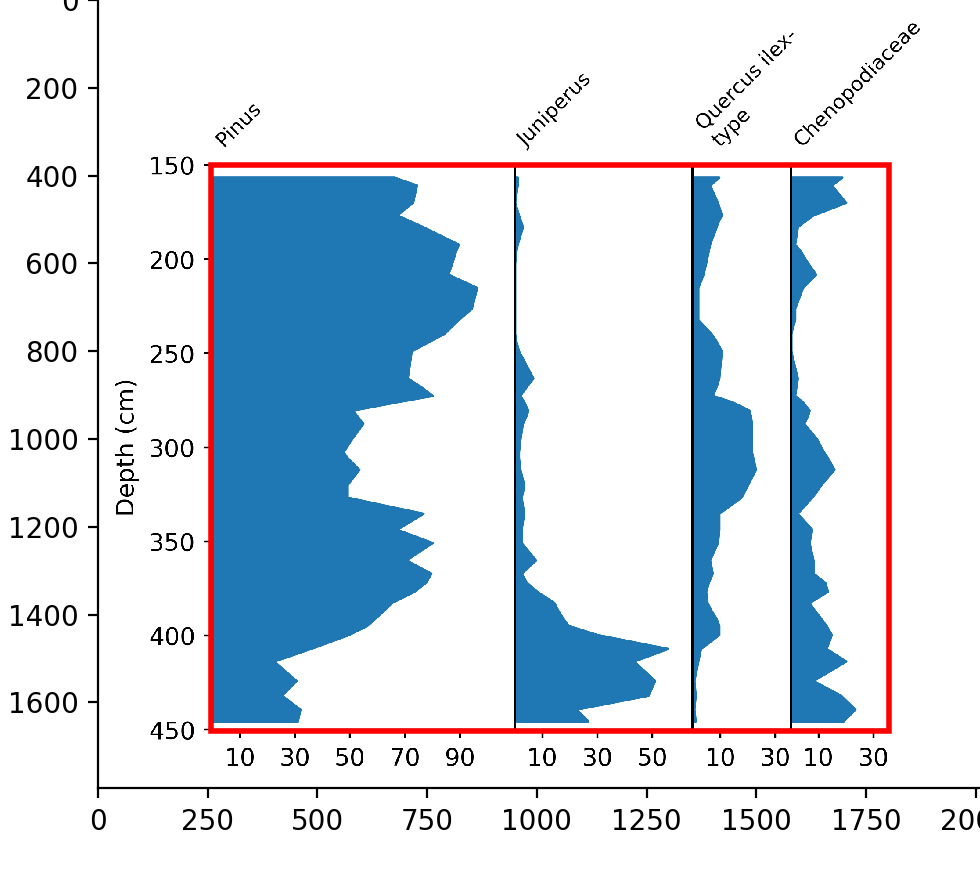
#> input picture straditize/straditize/widgets/tutorial/beginner/data-part.png, 980 x 876 px
$ python -i segmentation.py   (imports and definitions only)
#> lines starting #> are read from the running program, lines starting #| are printed output that depends on the picture
# -*- coding: utf-8 -*-
"""Shared segmentation helpers used by data readers.

This module centralizes image segmentation logic so reader classes can focus on
state handling and digitization orchestration.
"""
from __future__ import division

import re

import matplotlib.colors as mcol
import numpy as np
import six
import skimage.morphology as skim
from scipy.ndimage import convolve
from skimage.filters import threshold_otsu


READER_SCHEMA_VERSION = 2

EXTRACTION_MODES = {
    'standard': 'standard',
    'light-overlay-white': 'light-overlay-white',
    'light overlay on white background': 'light-overlay-white',
    'dark-ink-light': 'dark-ink-light',
    'dark ink on light background': 'dark-ink-light',
    'light-ink-dark': 'light-ink-dark',
    'light ink on dark background': 'light-ink-dark',
}

SEGMENTATION_MODES = {
    'auto': 'auto',
    'guided': 'guided',
}

EXAGGERATION_MERGE_MODES = {
    'selected-priority': 'selected-priority',
    'selected region priority': 'selected-priority',
    'threshold-legacy': 'threshold-legacy',
    'threshold merge (legacy)': 'threshold-legacy',
}


def _unique_preserve_order(values):
    seen = set()
    ret = []
    for value in values:
        if value not in seen:
            ret.append(value)
            seen.add(value)
    return ret


def _iter_color_tokens(target_colors):
    if target_colors is None:
        return
    if isinstance(target_colors, six.string_types):
        target_colors = [target_colors]
    for color in target_colors:
        if color is None:
            continue
        text = six.text_type(color).strip()
        if not text:
            continue
        for token in re.split(r'[\s,;]+', text):
            token = token.strip()
            if token:
                yield token


def normalize_extraction_mode(extraction_mode):
    if extraction_mode is None:
        extraction_mode = 'standard'
    key = six.text_type(extraction_mode).strip().lower()
    try:
        return EXTRACTION_MODES[key]
    except KeyError:
        raise ValueError('Unknown extraction mode: %s' % extraction_mode)


def normalize_segmentation_mode(segmentation_mode):
    if segmentation_mode is None:
        segmentation_mode = 'auto'
    key = six.text_type(segmentation_mode).strip().lower()
    try:
        return SEGMENTATION_MODES[key]
    except KeyError:
        raise ValueError('Unknown segmentation mode: %s' % segmentation_mode)


# [8 lines left out: function normalize_exaggeration_merge_mode, not called in this run]


def normalize_target_colors(target_colors):
    normalized = []
    for token in _iter_color_tokens(target_colors):
        text = token[1:] if token.startswith('#') else token
        if len(text) != 6 or re.search(r'[^0-9A-Fa-f]', text):
            raise ValueError('Invalid target color: %s' % token)
        normalized.append('#' + text.upper())
    return _unique_preserve_order(normalized)


# [7 lines left out: function target_color_rgb, not called in this run]


def circular_hue_distance(hue, reference):
    diff = np.abs(hue - reference)
    return np.minimum(diff, 1.0 - diff)


# [74 lines left out: functions dominant_overlay_hue, guided_target_color_mask, guided_target_hue_family_mask, light_overlay_colored_mask, _remove_objects_smaller_than, not called in this run]


def build_foreground(arr, threshold=230 * 3, extraction_mode='standard',
                     segmentation_mode='auto', target_colors=None,
                     guided_min_pixels=12):
    """Return a foreground mask with optional guided color constraints."""
    extraction_mode = normalize_extraction_mode(extraction_mode)
    segmentation_mode = normalize_segmentation_mode(segmentation_mode)
    target_colors = normalize_target_colors(target_colors)
    arr = np.asarray(arr)
    rgb = arr[..., :3]
    alpha = arr[..., -1] > 0 if arr.shape[-1] > 3 else np.ones(
        arr.shape[:2], dtype=bool)

    if extraction_mode in ['standard', 'dark-ink-light', 'light-ink-dark']:
        auto_foreground = alpha & (rgb.sum(axis=-1) <= threshold)
    elif extraction_mode == 'light-overlay-white':
        bright = rgb.sum(axis=-1) > threshold
        colored = light_overlay_colored_mask(rgb)
        auto_foreground = alpha & (~bright | colored)
    else:
        auto_foreground = alpha & (rgb.sum(axis=-1) <= threshold)

    if segmentation_mode != 'guided' or not target_colors:
        return auto_foreground

    rgb_float = np.asarray(rgb, dtype=float)
    target_mask = guided_target_color_mask(rgb_float, target_colors)
    guided = auto_foreground & target_mask
    if guided.sum() >= guided_min_pixels:
        return guided

    # Fallback for background conflicts: keep target components that are
    # adjacent to the auto foreground.
    labels = skim.label(target_mask, connectivity=2)
    if labels.max() == 0:
        return guided
    dilated_auto = skim.dilation(
        auto_foreground, footprint=np.ones((3, 3), dtype=bool))
    touching = labels[dilated_auto & (labels > 0)]
    touching = np.unique(touching[touching > 0])
    if not len(touching):
        return guided
    fallback = np.isin(labels, touching)
    fallback = fallback & (auto_foreground | dilated_auto)
    fallback = _remove_objects_smaller_than(fallback, 6)
    if fallback.sum() >= guided_min_pixels:
        return fallback
    return guided


# [259 lines left out: functions split_primary_exagg, trace_area_profile, trace_bar_profile, _fill_short_gaps, trace_line_center, not called in this run]

>>> import cv2
>>> picture = cv2.imread('widgets/tutorial/beginner/data-part.png', cv2.IMREAD_GRAYSCALE)
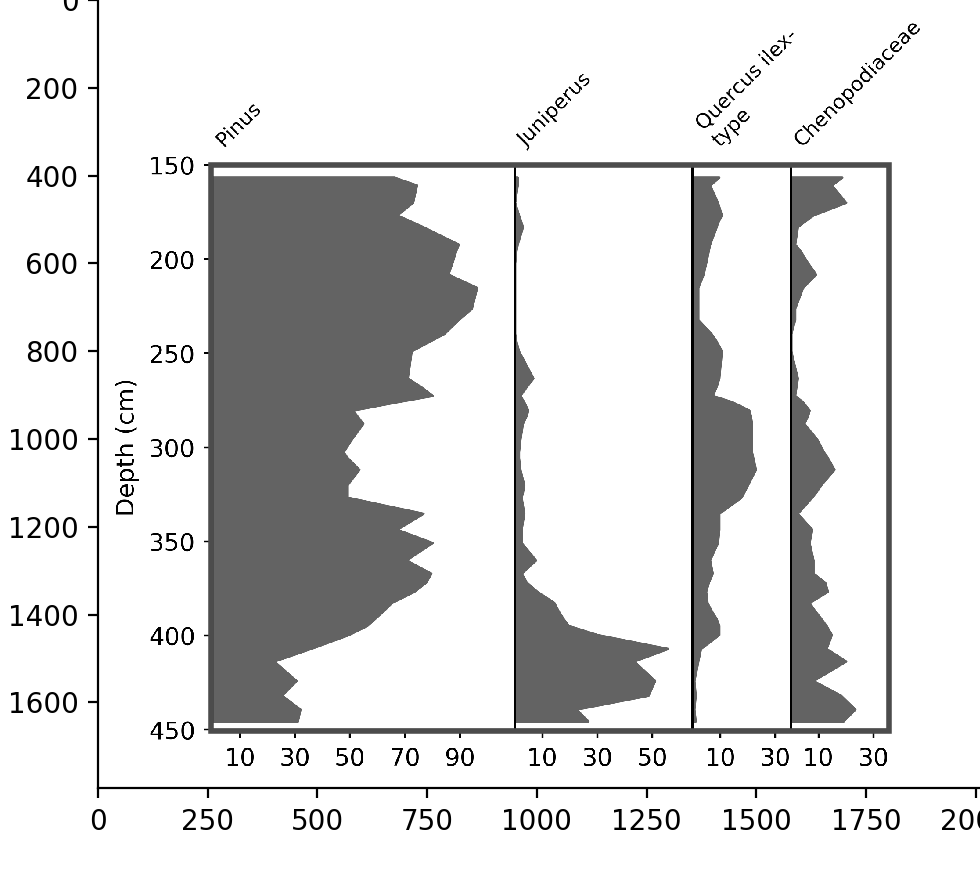
#> picture: shape (876, 980); min 0, max 255, mean 220.4
>>> result = build_foreground(picture)
#> in build_foreground, `rgb = arr[..., :3]`: rgb = 876 rows, first 8: [255, 255, 255], [255, 255, 255], [255, 255, 255], [255, 255, 255], [255, 255, 255], [255, 255, 255], [255, 255, 255], [255, 255, 255]

$ run again, on straditize/straditize/widgets/tutorial/beginner/beginner-tutorial.png
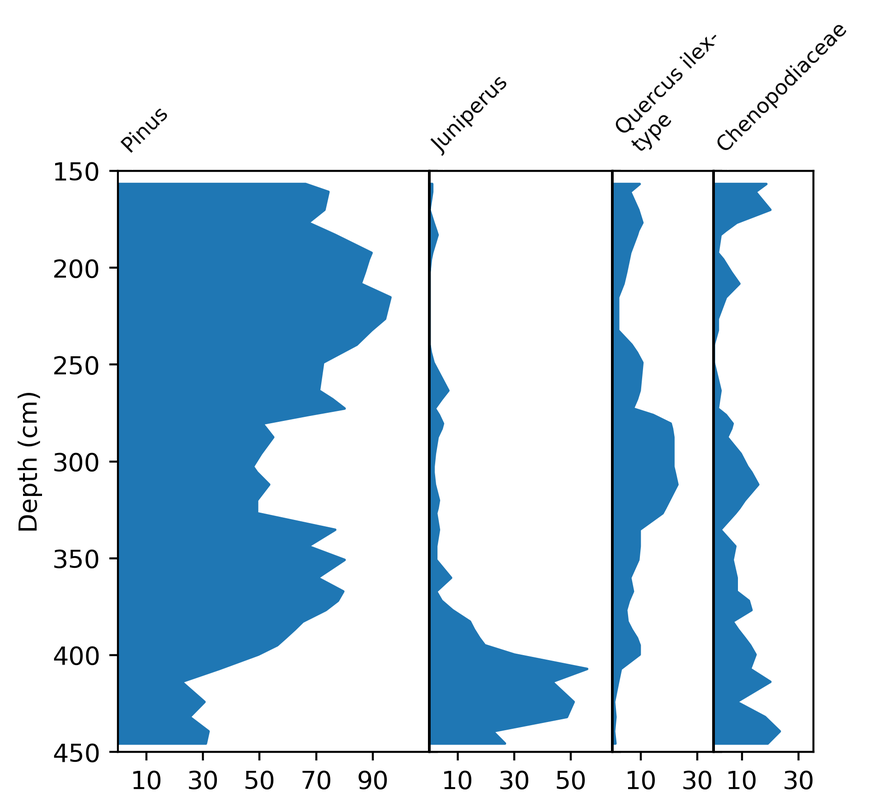
#> input picture straditize/straditize/widgets/tutorial/beginner/beginner-tutorial.png, 869 x 812 px, shrunk from 1923 x 1796 before the run
#> `picture = cv2.imread('widgets/tutorial/beginner/data-part.png', cv2.IM..`:
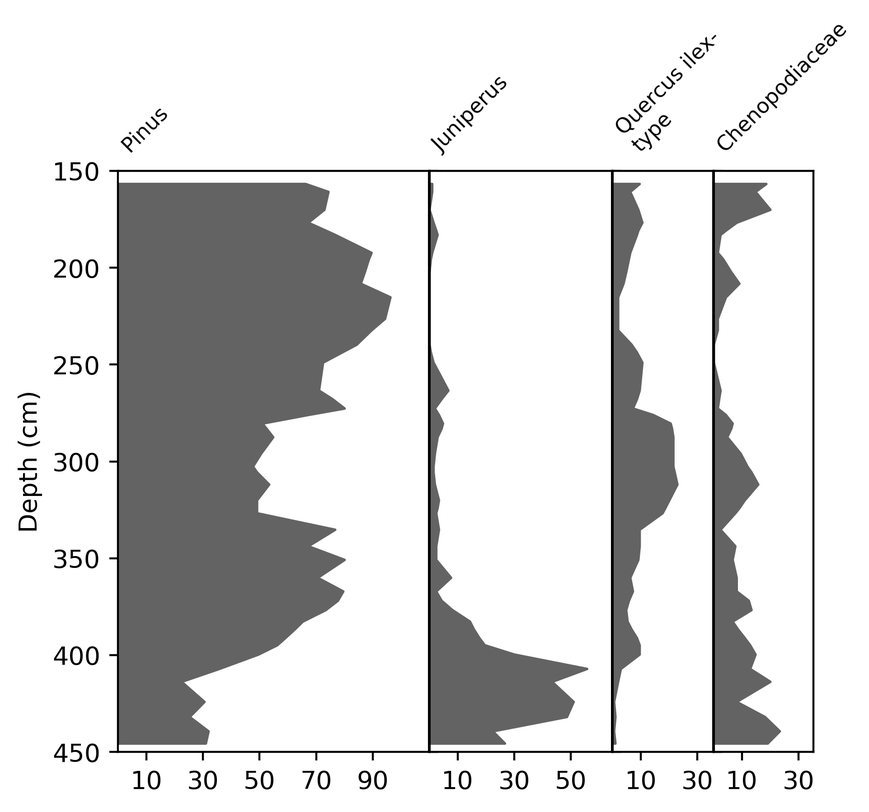
#> picture: shape (812, 869); min 0, max 255, mean 216.1
#> rgb = 812 rows, first 8: [255, 255, 255], [255, 255, 255], [255, 255, 255], [255, 255, 255], [255, 255, 255], [255, 255, 255], [255, 255, 255], [255, 255, 255]
